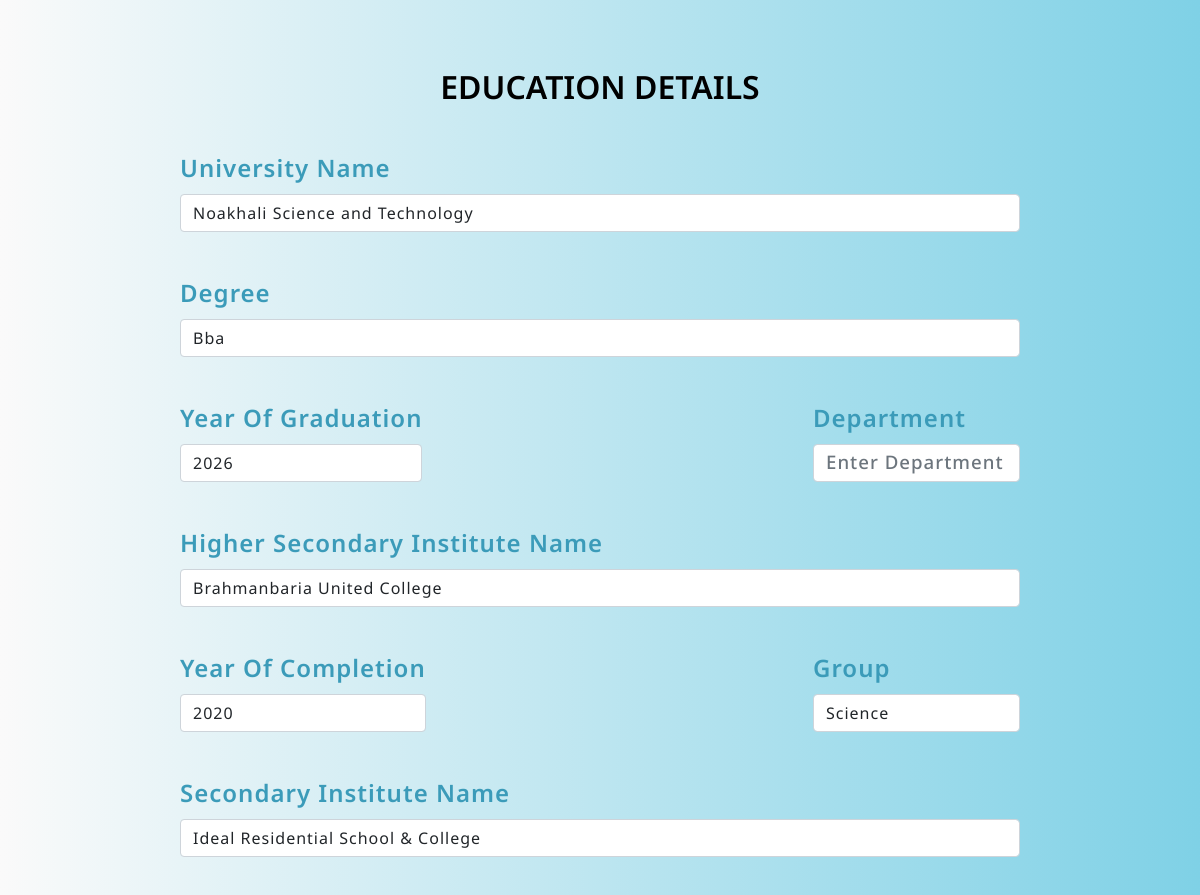
/dashboard/ (signed in, middle part), run on an earlier commit of the app's database.
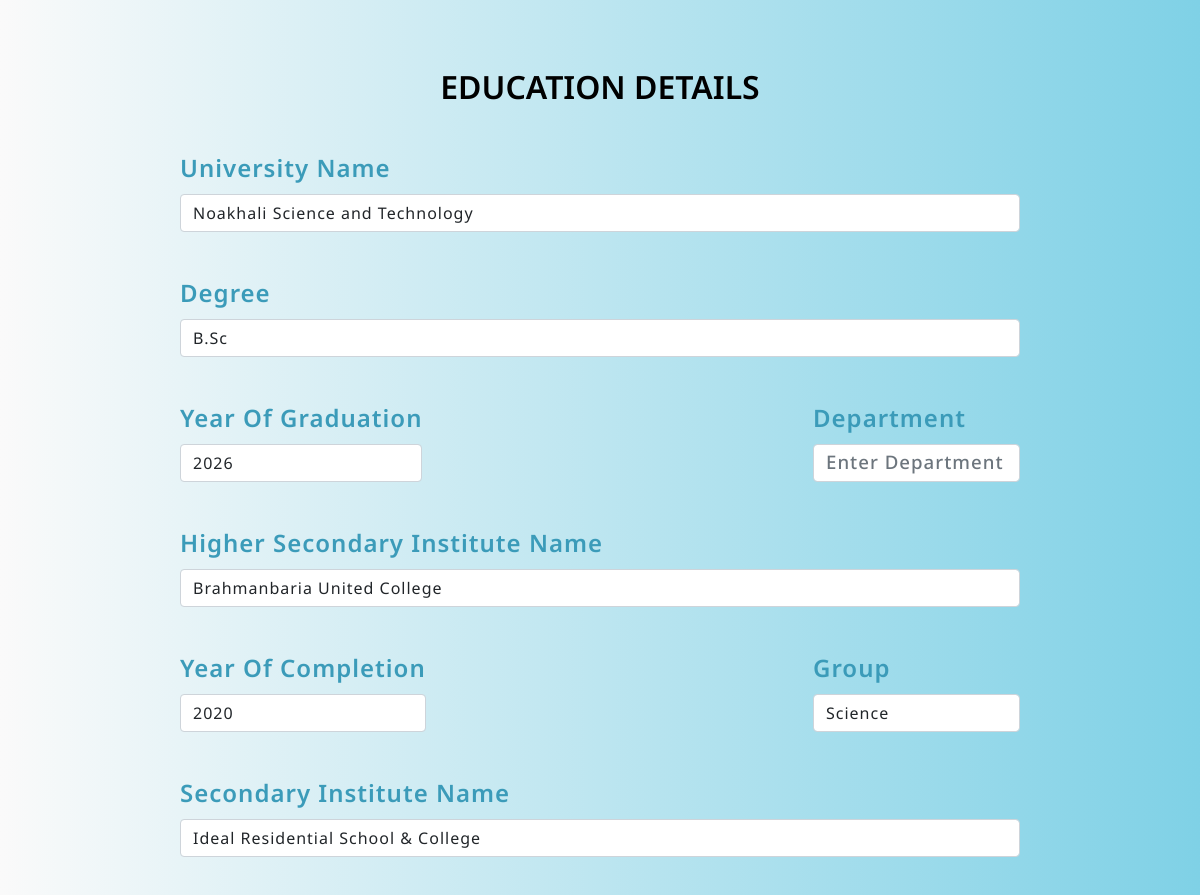
And on a later commit of the database.
### app/models.py (models this page shows, shortened)
class Student(models.Model):
    user = models.OneToOneField(User, on_delete = models.CASCADE,  primary_key=True)
    fullname = models.CharField(max_length=100)
    email = models.EmailField(max_length=100)
    dob = models.CharField(max_length=100)
    adress = models.TextField()
    clgname = models.CharField(max_length=100)
    clgdeg = models.CharField(max_length=100,default="Not Specified")
    clgyear = models.IntegerField()
    clgyear = models.CharField(max_length=100)
    clgdept = models.CharField(max_length=100,default="Not Specified")
    cls12name = models.CharField(max_length=100)
    cls12year = models.IntegerField()
    cls12group = models.CharField(max_length=100,default="Not Specified")
    cls10name = models.CharField(max_length=100)
    cls10year = models.IntegerField()
    cls10group = models.CharField(max_length=100,default="Not Specified")
    intrest = models.CharField(max_length=100)
    planguages = models.CharField(max_length=100)
    toolsandtech = models.CharField(max_length=100)
    projectname = models.CharField(max_length=100)
    projectdesc = models.TextField()
    project2name = models.CharField(max_length=100,default="Not Specified")
    project2desc = models.TextField(default="No project to describe")
    hobby1 = models.CharField(max_length=100)
    hobby2 = models.CharField(max_length=100)
    hobby3 = models.CharField(max_length=100)
    hobby4 = models.CharField(max_length=100)

### app/views.py (the view, shortened to what this page needs)
# urls.py: path('dashboard/', app_views.dashboard, name='dashboard'),
def dashboard(request):
    if request.user.is_authenticated:
        details = Student.objects.filter(user=request.user)
        if(details):
            data = details[0]
        else:
            data={}
        return render(request, 'app/dashboard.html',{'data':data})
    else:
        return HttpResponseRedirect('/login/')

### app/templates/app/dashboard.html (shortened to what this page needs)
{% extends 'app/base.html' %}
{% load static %}
{% block content %}
<form action="" method="POST">
    <div class="input-section" style="margin-top: 120px;">
        <div class="form-group">
        </div>
    </div>
    <div class="input-section" style="margin-top:50px;">
        <h2 class="input-heading">Education Details</h2>
        <div class="form-group">
            <label class="fs-4 my-2">University Name</label>
            <input name="clgname" required type="text" class="form-control" placeholder="Enter Your college name" value="{{data.clgname}}">
        </div>
        <div class="form-row">
            <div class="form-group w-45">
                <label class="fs-4 my-2">Degree</label>
                <input name="clgdeg" required type="text" class="form-control" placeholder="Enter Your Degree" value="{{data.clgdeg}}">
            </div>
        </div>
        <div class="form-row" style="display: flex; justify-content: space-between;">
            <div class="form-group w-45">
                <label class="fs-4 my-2">Year Of Graduation</label>
                <input name="clgyear" required type="number" class="form-control" placeholder="Enter Year of Graduation" value="{{data.clgyear}}">
            </div>
            <div class="form-group w-45">
                <label class="fs-4 my-2">Department</label>
                <input name="clgdept" required type="text" class="form-control" placeholder="Enter Department" value="{{data.clgdepartment}}">
            </div>
        </div>
        <div class="form-group">
            <label class="fs-4 my-2">Higher Secondary Institute Name</label>
            <input name="cls12name" required type="text" class="form-control" placeholder="Enter Your Class XII Institute name" value="{{data.cls12name}}">
        </div>
        <div class="form-row" style="display: flex; justify-content: space-between;">
            <div class="form-group w-45">
                <label class="fs-4 my-2">Year Of Completion</label>
                <input name="cls12year" required type="number" class="form-control" placeholder="Enter Year of Completion of Class XII" value="{{data.cls12year}}">
            </div>
            <div class="form-group w-45">
                <label class="fs-4 my-2">Group</label>
                <input name="cls12group" required type="text" class="form-control" placeholder="Enter group of XII" value="{{data.cls12group}}">
            </div>
        </div>
        <div class="form-group">
            <label class="fs-4 my-2">Secondary Institute Name</label>
            <input name="cls10name" required type="text" class="form-control" placeholder="Enter Your Class X Institute name" value="{{data.cls10name}}">
        </div>
    </div>
</form>
{% endblock content %}

What changed in the data, as far as the page shows it:
changed Student "Noakhali Science and Technology": clgdeg "Bba" → "B.Sc"
